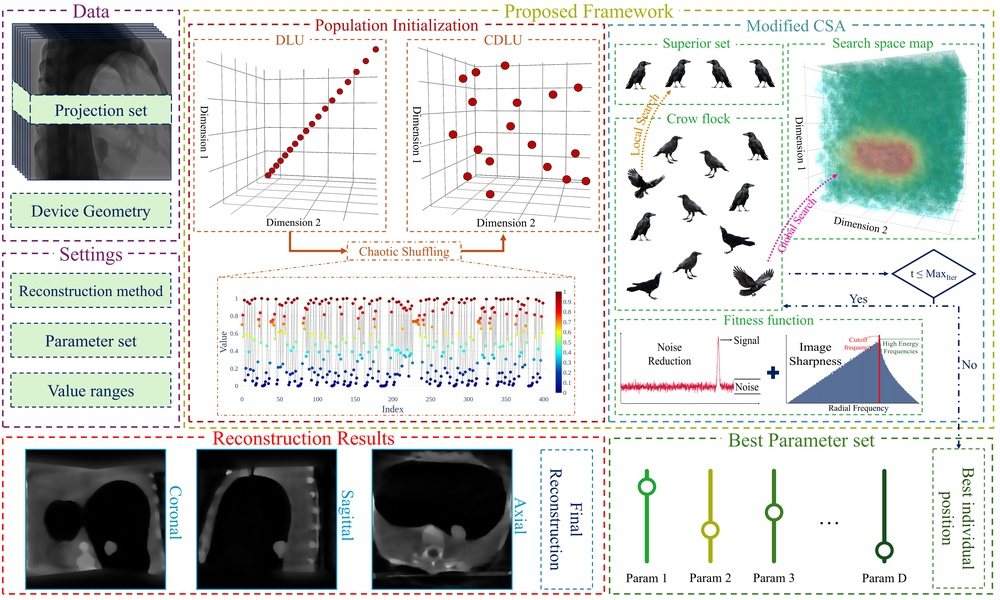
%> input picture Overview.jpg, 1000 x 600 px, shrunk from 7874 x 4724 before the run
$ octave --eval "result = SNR_Tenegrad(imread('../Overview.jpg'));"   (GNU Octave 9; MATLAB toolbox functions it lacks are replaced by stand-ins)
%> lines starting %> are read from the running program, lines starting %| are printed output that depends on the picture
### metrics/SNR.m
function score = SNR(img, dim)
% SNR Calculate the Signal-to-Noise Ratio (SNR) of an image.
%
% This function estimates the Signal-to-Noise Ratio (SNR) by computing
% the ratio of the mean intensity to the standard deviation of the
% intensity values. The calculation can be performed along a specified
% dimension and is averaged over all resulting elements.
%
% Inputs:
%   img
%       Input image or image stack.
%
%   dim (optional)
%       Dimension along which the SNR is calculated.
%
%       Default:
%           dim = 3
%
%       For 2D images, the function automatically uses:
%           dim = 1
%
% Outputs:
%   score
%       Estimated Signal-to-Noise Ratio.
%
%       Higher values indicate lower noise levels and better image quality.
%
% Method:
%   The SNR is calculated as:
%
%       SNR = mean(img) / std(img)
%
%   where:
%
%       mean(img) = average signal intensity
%       std(img)  = signal variation (noise estimate)
%
% The final score is the average SNR across all computed elements.
%
% Example:
%   score = SNR(img);
%
%   score = SNR(img, 3);
%
% Notes:
%   - The input image is converted to double precision before computation.
%   - Zero standard deviations are ignored to avoid division-by-zero.
%   - If the computed SNR is zero or negative, a small positive value
%     (1e-2) is returned to maintain numerical stability in optimization
%     algorithms.
%
% Coded by:
%   <Poorya MohammadiNasab (https://github.com/Pooryamn)>
%
% ---------------------------------------------------------------------

    %% Set default dimension

    if nargin < 2

        dim = 3;

    end

    %% Handle 2D images

    if ndims(img) < 3

        dim = 1;

    end

    %% Convert image to double precision
    img = double(img);

    %% Compute mean intensity
    m = mean(img, dim);

    %% Compute standard deviation
    sd = std(img, 0, dim);

    %% Calculate SNR values
    snr_arr = zeros(size(sd));
    snr_arr(sd ~= 0) = m(sd ~= 0) ./ sd(sd ~= 0);

    %% Average SNR across all elements
    score = mean(snr_arr(:));

    %% Ensure positive output value
    % This avoids numerical issues in objective functions
    % that use the inverse of the SNR score.
    if score <= 0.0
        score = 1e-2;
    end

end

### metrics/Tenengrad.m
function score = Tenengrad(img, method, Threshold)
% TENENGRAD Calculate image sharpness using the Tenengrad focus measure.
%
% This function evaluates image sharpness based on gradient magnitude
% obtained from Sobel operators. Images with stronger edges and higher
% local intensity changes produce larger Tenengrad values and are
% considered sharper.
%
% Inputs:
%   img
%       Input image or image stack.
%
%   method (optional)
%       Method used to calculate the final score.
%
%       "avg"  - Mean gradient magnitude above the threshold (default)
%       Other  - Logarithm of the sum of gradient magnitudes
%
%   Threshold (optional)
%       Threshold applied to remove weak gradients when using
%       the "avg" method. Default value is 0.
%
% Outputs:
%   score
%       Sharpness score of the image.
%       Higher values indicate sharper images.
%
% Method:
%   1. Compute horizontal and vertical gradients using Sobel filters.
%   2. Calculate the gradient magnitude.
%   3. Apply thresholding if required.
%   4. Compute a sharpness score for each image slice.
%   5. Return the average score across all slices.
%
% Example:
%   score = Tenengrad(img);
%
%   score = Tenengrad(img, "avg", 10);
%
% Coded by:
%   <Poorya MohammadiNasab (https://github.com/Pooryamn)>
%
% ---------------------------------------------------------------------

    %% Set default parameters

    if nargin < 2

        method = "avg";
        Threshold = 0;

    elseif nargin < 3

        Threshold = 0;

    end

    %% Convert image to double precision
    img = double(img);

    %% Calculate Tenengrad score for each slice
    for i = 1:size(img,3)

        % Horizontal Sobel gradient
        Gx = imfilter(img(:,:,i), fspecial('sobel')');

        % Vertical Sobel gradient
        Gy = imfilter(img(:,:,i), fspecial('sobel'));

        % Gradient magnitude squared
        gradMagSq = Gx.^2 + Gy.^2;

        % Gradient magnitude
        gradMag = sqrt(gradMagSq);

        if strcmp(method,"avg")

            % Ignore weak gradients below the threshold
            gradMag(gradMag < Threshold^2) = 0;

            % Mean edge strength
            T(i) = mean(gradMag(:));

        else

            % Logarithmic edge-energy measure
            T(i) = log(sum(gradMag(:)));

        end

    end

    %% Average score across all slices
    score = mean(T(:));

end

### metrics/SNR_Tenegrad.m
function score = SNR_Tenegrad(img, Alpha, Beta, Tenegrad_method)
% SNR_TENEGRAD Calculate a combined image-quality score using
% Signal-to-Noise Ratio (SNR) and Tenengrad sharpness.
%
% This function combines two image-quality measures:
%
%   1. Signal-to-Noise Ratio (SNR)
%      Evaluates image noise level.
%
%   2. Tenengrad
%      Evaluates image sharpness based on gradient strength.
%
% The final score is computed as a weighted sum of the inverse SNR
% and inverse Tenengrad values. Lower scores indicate better image
% quality because higher SNR and higher sharpness reduce the fitness
% value.
%
% Inputs:
%   img
%       Input image or image stack.
%
%   Alpha (optional)
%       Weight assigned to the SNR term.
%       Default value: 1.0
%
%   Beta (optional)
%       Weight assigned to the Tenengrad term.
%       Default value: 1.0
%
%   Tenegrad_method (optional)
%       Calculation method passed to the Tenengrad function.
%
%       Examples:
%           "avg"
%           "sum"
%
%       Default value: "sum"
%
% Outputs:
%   score
%       Combined image-quality score.
%       Lower values indicate better image quality.
%
% Formula:
%
%       score = Alpha / SNR + Beta / Tenengrad
%
% Example:
%   score = SNR_Tenegrad(img);
%
%   score = SNR_Tenegrad(img, 0.7, 0.3, "avg");
%
% Notes:
%   Increasing Alpha gives more importance to noise reduction.
%
%   Increasing Beta gives more importance to image sharpness.
%
% Coded by:
%   <Poorya MohammadiNasab (https://github.com/Pooryamn)>
%
% ---------------------------------------------------------------------

    %% Set default parameters

    if nargin < 2

        Alpha = 1.0;
        Beta = 1.0;
        Tenegrad_method = 'sum';

    elseif nargin < 3

        Beta = 1.0;
        Tenegrad_method = 'sum';

    elseif nargin < 4

        Tenegrad_method = 'sum';

    end

    %% Calculate image-quality metrics

    % Signal-to-noise ratio
    SNR_score = SNR(img);
%> in SNR, `m = mean(img, dim);`:
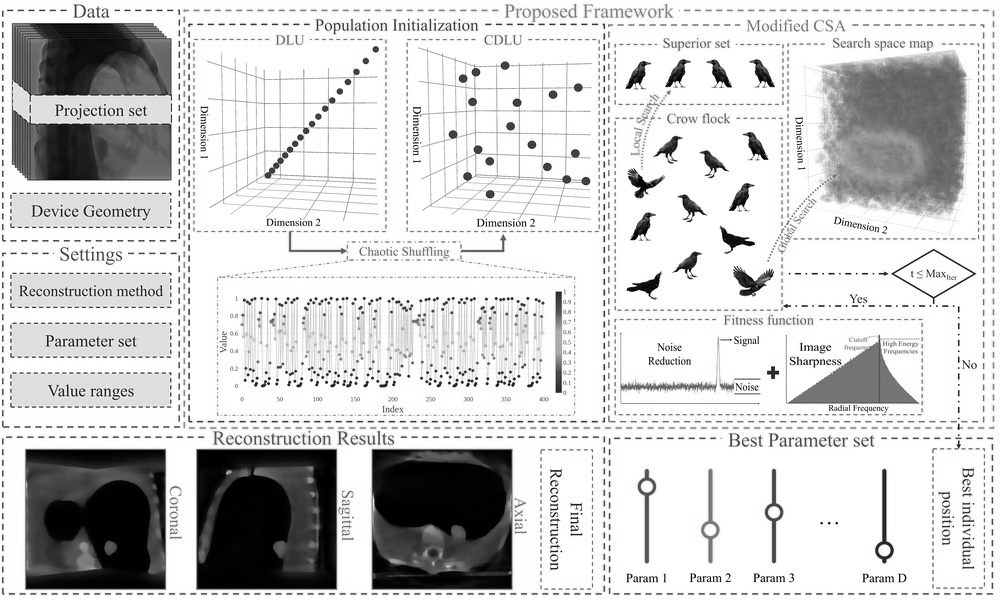
%> m: size 600x1000 double; min 0, max 255, mean 206.6
%> in SNR, `sd = std(img, 0, dim);`:
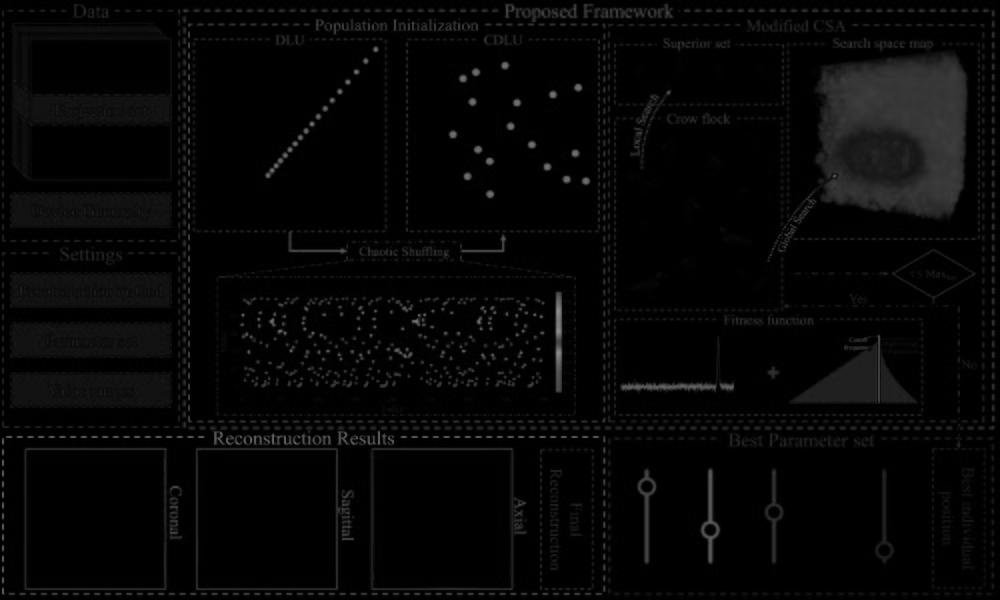
%> sd: size 600x1000 double; min 0, max 142.6, mean 6.5
%> in SNR, `snr_arr(sd ~= 0) = m(sd ~= 0) ./ sd(sd ~= 0);`:
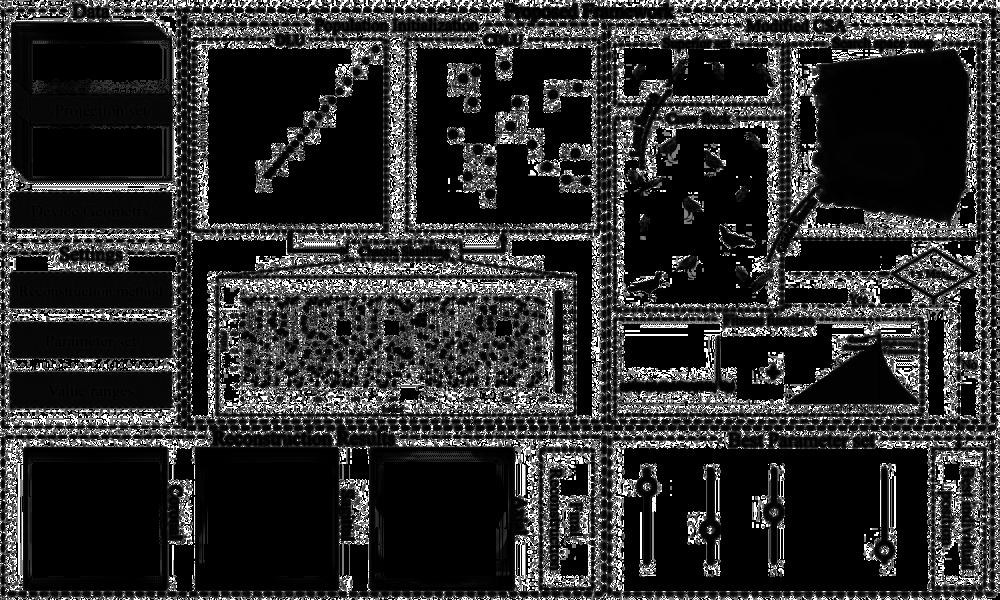
%> snr_arr: size 600x1000 double; min 0, max 441.1, mean 80.2; drawn with min black and max white
%> in SNR, `score = mean(snr_arr(:));`: score = 80.24

    % Image sharpness
    Tenengrad_score = Tenengrad(img, Tenegrad_method);

    %% Calculate combined objective value
    % Lower values correspond to better image quality.
    score = (Alpha * (1 / SNR_score)) + ...
            (Beta  * (1 / Tenengrad_score));

end
%> the loop in Tenengrad, `for i = 1:size(img,3)` made 3 passes
%> pass 1, in Tenengrad, `Gx = imfilter(img(:,:,i), fspecial('sobel')');`:
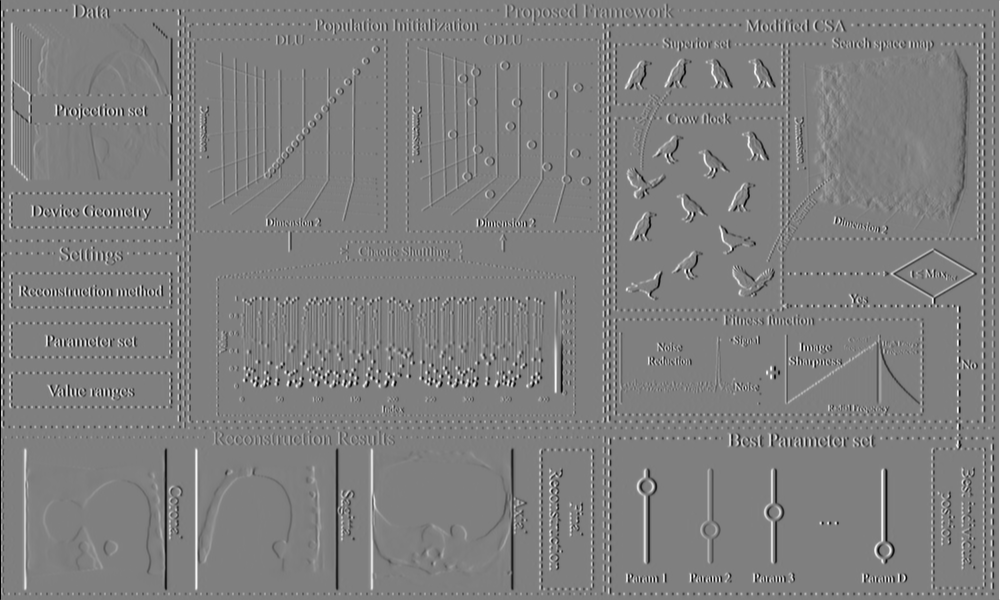
%> Gx: size 600x1000 double; min -1020, max 1020, mean 0; drawn with min black and max white
%> pass 1, in Tenengrad, `Gy = imfilter(img(:,:,i), fspecial('sobel'));`:
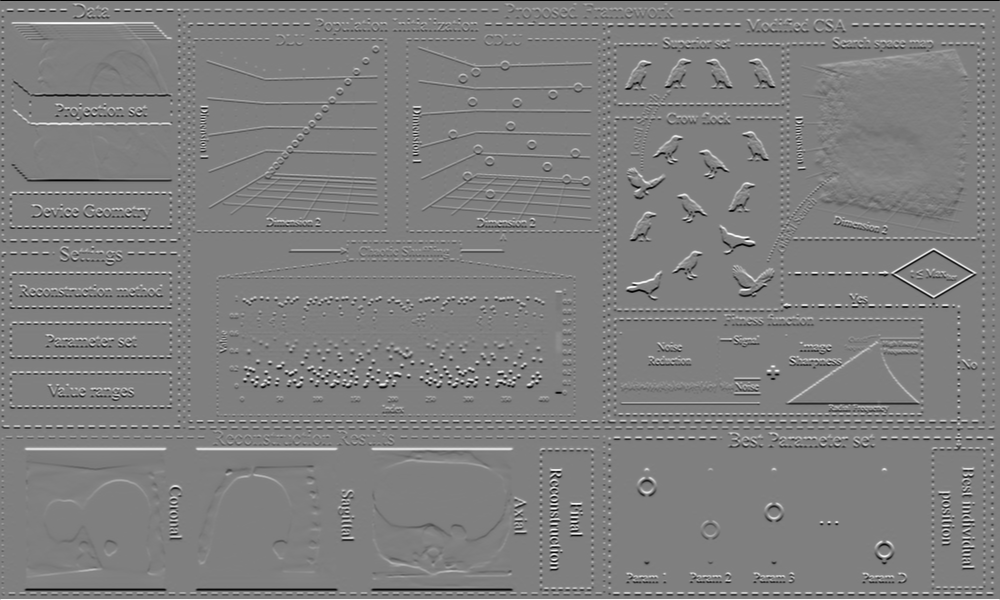
%> Gy: size 600x1000 double; min -1020, max 1020, mean 0; mean of the top-left, top-right, bottom-left and bottom-right quarters -2.5, -3.1, 2.5, 3.1; drawn with min black and max white
%> pass 1, in Tenengrad, `gradMagSq = Gx.^2 + Gy.^2;`:
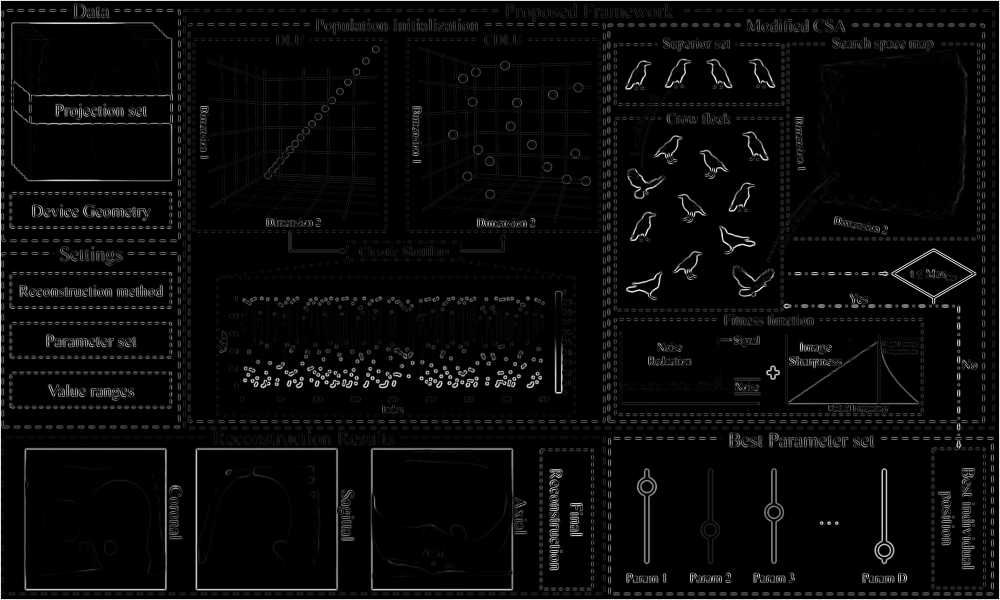
%> gradMagSq: size 600x1000 double; min 0, max 1170450, mean 43556.2; drawn with min black and max white
%> after the loop in Tenengrad, `for i = 1:size(img,3)`:
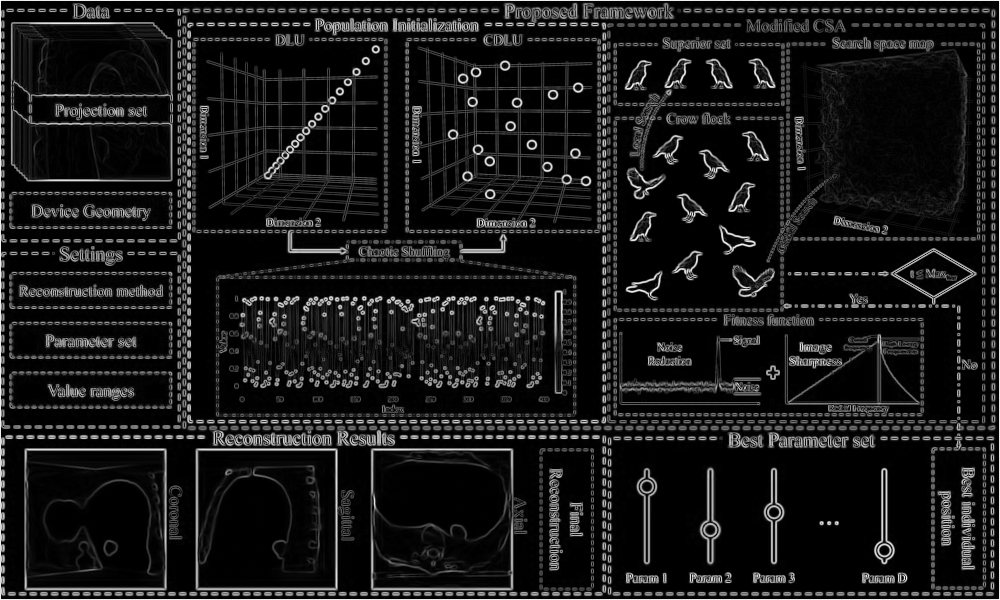
%> gradMag: size 600x1000 double; min 0, max 1081.9, mean 107.2; drawn with min black and max white
%> after the loop in Tenengrad, `for i = 1:size(img,3)`: T = [17.89 17.92 17.98]
%> in Tenengrad, `score = mean(T(:));`: score = 17.93
%> in SNR_Tenegrad, `score = (Alpha * (1 / SNR_score)) + (Beta  * (1 / Tenengrad_score));`: score = 0.0682
